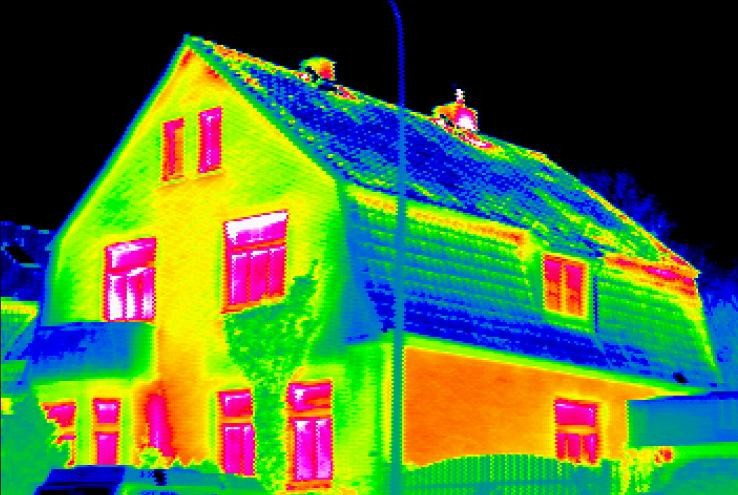
#> input picture 1.jpg, 738 x 495 px
$ python analyse_img3.py
#> lines starting #> are read from the running program, lines starting #| are printed output that depends on the picture; after the words box and inside, x2 and y2 are one past the last pixel; in counts of white or black regions, pixels touching at a corner belong together
import cv2
import numpy as np

# Charger l'image
image = cv2.imread('1.jpg')
#> image is the input picture: shape (495, 738, 3); mean B, G, R 58.3, 112, 78.4

# Définir les bornes des couleurs rouges et oranges (dans l'espace de couleur BGR)
lower_red = np.array([0, 0, 200])
upper_red = np.array([50, 50, 255])

lower_orange = np.array([0, 100, 200])
upper_orange = np.array([50, 200, 255])

# Convertir l'image en espace de couleur HSV (plus approprié pour la détection de couleurs)
hsv_image = cv2.cvtColor(image, cv2.COLOR_BGR2HSV)
#> hsv_image: shape (495, 738, 3); mean H, S, V 54.9, 183.1, 156.7

# Créer des masques pour les pixels rouges et oranges
red_mask = cv2.inRange(hsv_image, lower_red, upper_red)
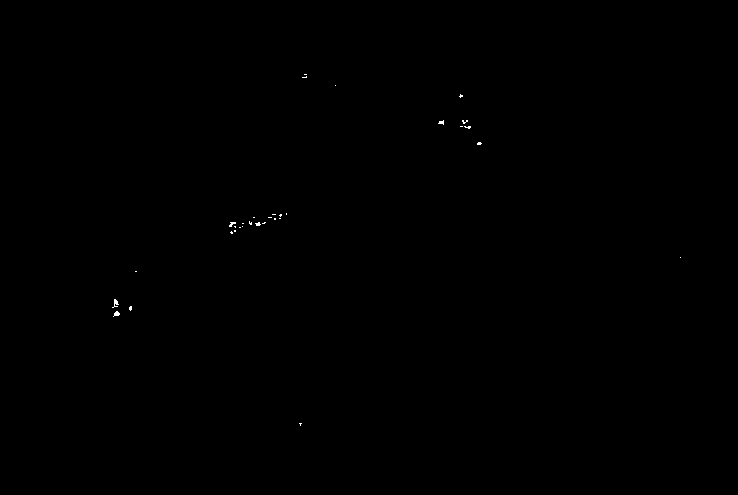
#> red_mask: shape (495, 738); 0.07% white in thin lines or dots, all inside (x1, y1, x2, y2) = (112, 74, 681, 426)
orange_mask = cv2.inRange(hsv_image, lower_orange, upper_orange)
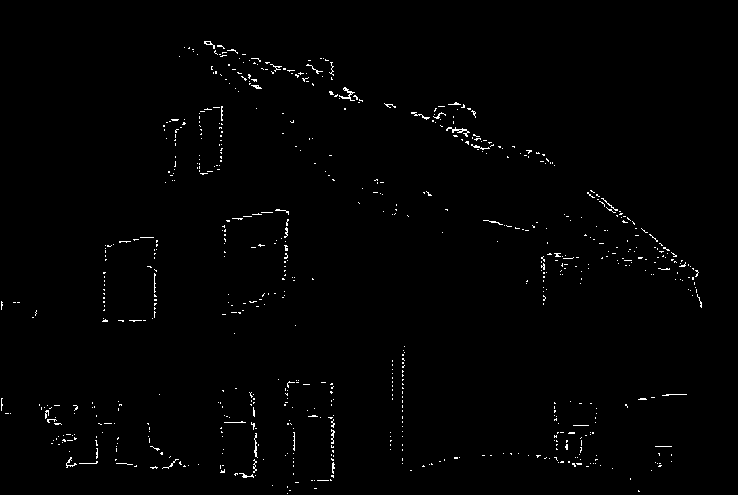
#> orange_mask: shape (495, 738); 0.96% white in thin lines or dots, all inside (x1, y1, x2, y2) = (1, 41, 702, 494)

# Combinez les masques rouge et orange
combined_mask = cv2.bitwise_or(red_mask, orange_mask)
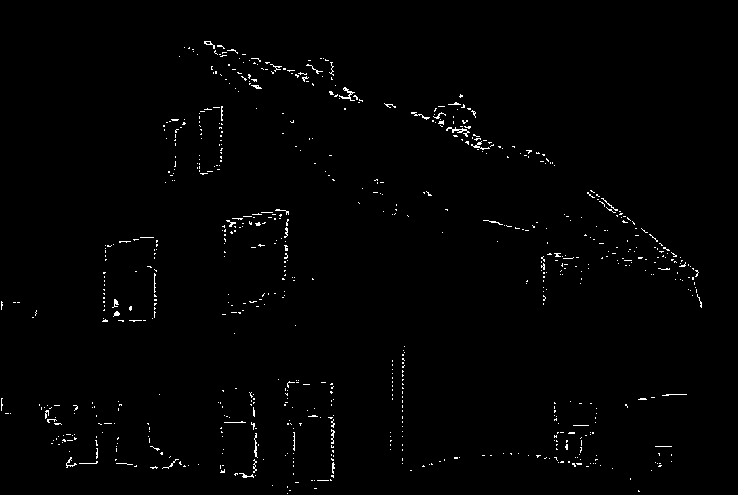
#> combined_mask: shape (495, 738); 1% white in thin lines or dots, all inside (x1, y1, x2, y2) = (1, 41, 702, 494)

# Appliquer un flou pour éliminer le bruit
combined_mask = cv2.GaussianBlur(combined_mask, (5, 5), 0)
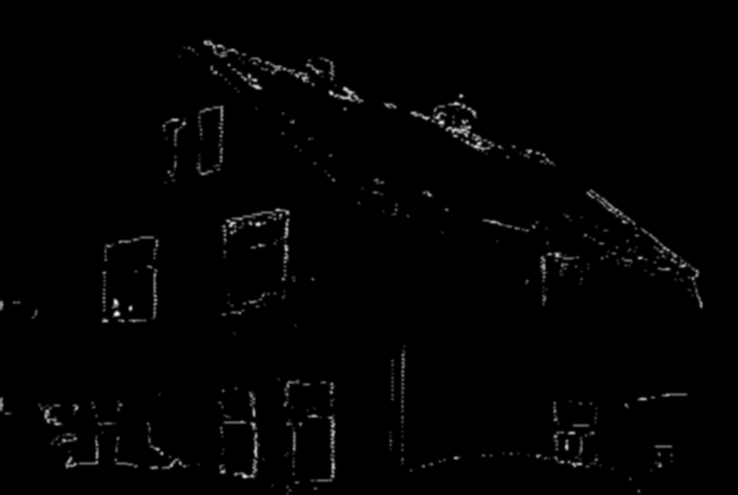
#> combined_mask: shape (495, 738); min 0, max 245, mean 2.6

# Trouver les contours dans le masque combiné
contours, _ = cv2.findContours(combined_mask, cv2.RETR_EXTERNAL, cv2.CHAIN_APPROX_SIMPLE)
#> contours = 170 contours, 31 with area under 20; largest, box (x1, y1, x2, y2) and area: (409, 92, 505, 156) 1616, (585, 188, 704, 310) 1518, (220, 207, 291, 282) 1404, (195, 104, 225, 177) 796, (247, 56, 316, 88) 628

# Initialiser un compteur
n_red = 0
n_orange = 0

# Taille minimale d'une zone rouge ou orange
min_area = 2

# Analyser les contours détectés
for contour in contours:
    # Calculer la superficie de la zone entourée par le contour
    area = cv2.contourArea(contour)

    # Si la superficie est supérieure à la taille minimale, considérez cette zone comme rouge ou orange
    if area >= min_area:
        if cv2.contourArea(contour) >= min_area:
            n_red += 1
        else:
            n_orange += 1
#> this loop made 170 passes
#> (contour, area) on passes 2, 5, 6, 7, 9, 19, 23, 24, 25, 33, 34, 43: ([[312, 486], [312, 490], [318, 490], [318, 486]], 24), ([[293, 480], [293, 484], [300, 484], [300, 480]], 28), ([[628, 476], [628, 481], [632, 481], [632, 476]], 20), ([[291, 471], [291, 476], [295, 476], [295, 471]], 20), ([[408, 468], [408, 472], [413, 472], [413, 468]], 20), ([[400, 456], [400, 465], [404, 465], [404, 456]], 36), ([[488, 453], [488, 457], [493, 457], [493, 453]], 20), ([[480, 453], [480, 457], [486, 457], [486, 453]], 24), ([[669, 452], [669, 457], [673, 457], [673, 452]], 20), ([[653, 444], [653, 448], [673, 448], [673, 444]], 80), ([[400, 442], [400, 452], [404, 452], [404, 442]], 40), ([[571, 423], [571, 427], [590, 427], [590, 423]], 76)
#> area on passes 1, 3, 11, 13, 14, 16: 24.5, 50, 84.5, 65, 62.5, 41
#> after the loop, n_orange = 0; n_red = 170

# Afficher le nombre de zones rouges et oranges détectées
print("Nombre de zones rouges détectées :", n_red)
#| Nombre de zones rouges détectées : 170
print("Nombre de zones oranges détectées :", n_orange)
#| Nombre de zones oranges détectées : 0
